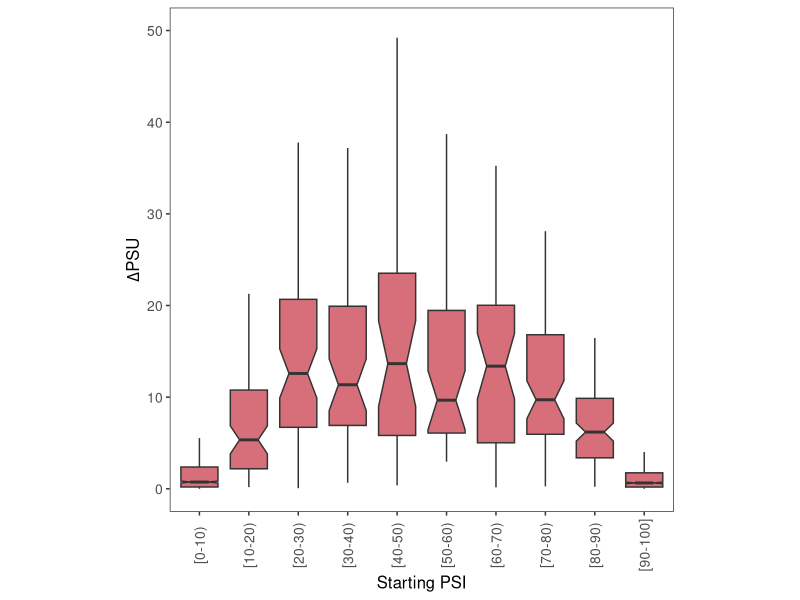
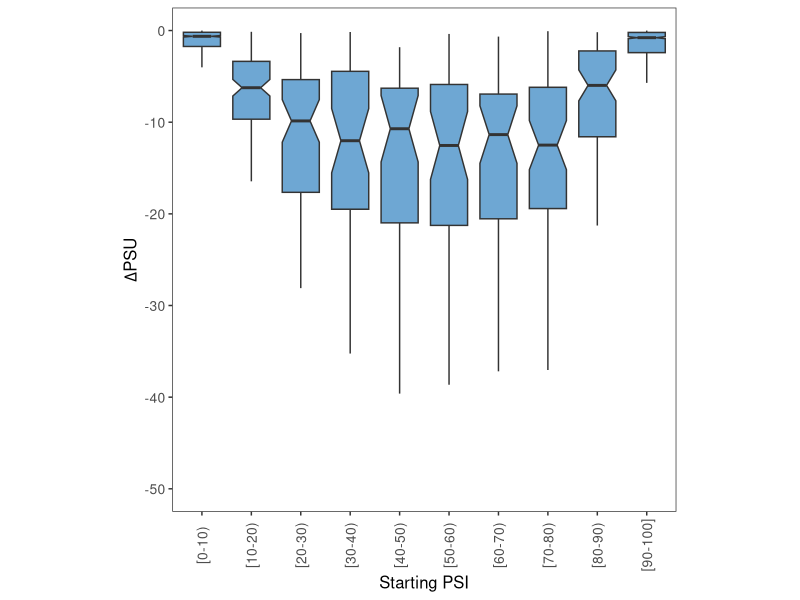
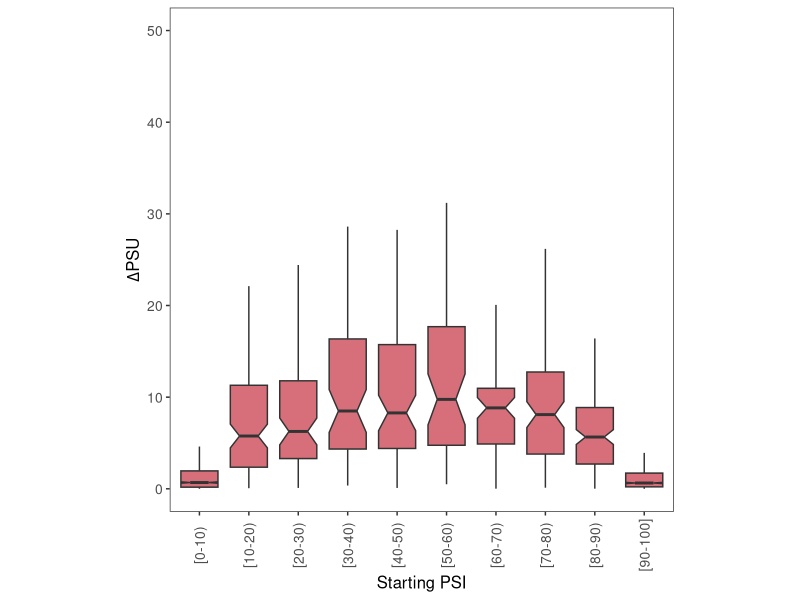
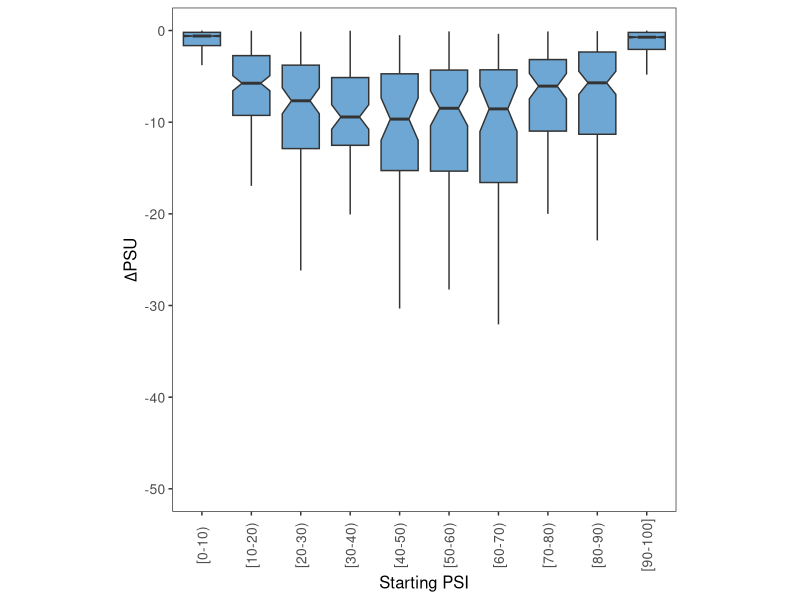

Recreate these plots in R, in order.

#################################
## Alternative 5' Splice Sites ##
#################################


Samples.Table <- read.table(file = "Data/Huvec_HepG2_TABLE_ALTD.txt",
                            sep = "\t",
                            header = TRUE)

# Calculate the mean PSU for all alternative splice site events in HepG2
Samples.Table$Mean.HepG2 <- apply(X = Samples.Table[,grep("^HepG2",
                                                          colnames(Samples.Table),
                                                          perl = T)],
                                  MARGIN = 1,
                                  FUN = function(x){
                                    psi.values <- as.numeric(x[c(TRUE, FALSE)])
                                    psi.qualities <- as.character(x[c(FALSE, TRUE)])
                                    
                                    values.to.use <- which(psi.qualities == "Pass")
                                    
                                    if (length(values.to.use) > 0){
                                      mean.psi <- mean(psi.values[values.to.use])
                                    } else {
                                      mean.psi <- NA
                                    }
                                    
                                    mean.psi
                                  })

# Calculate the mean PSU for all events in Huvec
Samples.Table$Mean.Huvec <- apply(X = Samples.Table[,grep("^Huvec",
                                                          colnames(Samples.Table),
                                                          perl = T)],
                                  MARGIN = 1,
                                  FUN = function(x){
                                    
                                    psi.values <- as.numeric(x[c(TRUE, FALSE)])
                                    psi.qualities <- as.character(x[c(FALSE, TRUE)])
                                    
                                    values.to.use <- which(psi.qualities == "Pass")
                                    
                                    if (length(values.to.use) > 0){
                                      mean.psi <- mean(psi.values[values.to.use])
                                    } else {
                                      mean.psi <- NA
                                    }
                                    
                                    mean.psi
                                  })

Samples.Table$Huvec.Minus.HepG2 <- Samples.Table$Mean.Huvec - Samples.Table$Mean.HepG2


PSU.Down <- Samples.Table[which(Samples.Table$Huvec.Minus.HepG2 < 0),] 
PSU.Up <- Samples.Table[which(Samples.Table$Huvec.Minus.HepG2 > 0),] 


PSU.Up$Group <- findInterval(x = PSU.Up$Mean.HepG2,
                             vec = seq(0,100,10),
                             rightmost.closed = T)
PSU.Up$Group <- factor(PSU.Up $Group,
                       levels = 1:10)

PSU.Down$Group <- findInterval(x = PSU.Down$Mean.HepG2,
                               vec = seq(0,100,10),
                               rightmost.closed = T)
PSU.Down$Group <- factor(PSU.Down$Group,
                         levels = 1:10)


# library for plotting stuff
library(ggplot2)

###############################################################
# PLOT
#

ggplot(data = PSU.Up, mapping = aes(x = Group,
                                    y = Huvec.Minus.HepG2)) +
  geom_boxplot(outlier.shape = NA,
               notch = T,
               fill = "#D66F79") +
  theme_bw() +
  theme(panel.grid.major = element_blank(),
        panel.grid.minor = element_blank(),
        legend.position = "none",
        aspect.ratio = 1,
        axis.text.x = element_text(size = 10,
                                   angle = 90,
                                   vjust = 0.5),
        axis.text.y = element_text(size = 10),
        axis.title.x = element_text(size = 12),
        axis.title.y = element_text(size = 12)) +
  coord_cartesian(ylim = c(0,50)) + 
  ylab(expression(Delta*PSU)) +
  xlab("Starting PSI") +
  scale_x_discrete(labels = c("1" = "[0-10)",
                              "2" = "[10-20)",
                              "3" = "[20-30)",
                              "4" = "[30-40)",
                              "5" = "[40-50)",
                              "6" = "[50-60)",
                              "7" = "[60-70)",
                              "8" = "[70-80)",
                              "9" = "[80-90)",
                              "10" = "[90-100]"))

#
#
###############################################################


###############################################################
# PLOT
#

ggplot(data = PSU.Down,
       mapping = aes(x = Group,
                     y = Huvec.Minus.HepG2)) +
  geom_boxplot(outlier.shape = NA,
               notch = T,
               fill = "#6EA7D3") +
  theme_bw() +
  theme(panel.grid.major = element_blank(),
        panel.grid.minor = element_blank(),
        legend.position = "none",
        aspect.ratio = 1,
        axis.text.x = element_text(size = 10,
                                   angle = 90,
                                   vjust = 0.5),
        axis.text.y = element_text(size = 10),
        axis.title.x = element_text(size = 12),
        axis.title.y = element_text(size = 12)) +
  coord_cartesian(ylim = c(-50,0)) + 
  ylab(expression(Delta*PSU)) +
  xlab("Starting PSI") +
  scale_x_discrete(labels = c("1" = "[0-10)",
                              "2" = "[10-20)",
                              "3" = "[20-30)",
                              "4" = "[30-40)",
                              "5" = "[40-50)",
                              "6" = "[50-60)",
                              "7" = "[60-70)",
                              "8" = "[70-80)",
                              "9" = "[80-90)",
                              "10" = "[90-100]"))
#
#
###############################################################










#################################
## Alternative 3' Splice Sites ##
#################################


Samples.Table <- read.table(file = "Data/Huvec_HepG2_TABLE_ALTA.txt",
                            sep = "\t",
                            header = TRUE)

# Calculate the mean PSU for all alternative splice site events in HepG2
Samples.Table$Mean.HepG2 <- apply(X = Samples.Table[,grep("^HepG2",
                                                          colnames(Samples.Table),
                                                          perl = T)],
                                  MARGIN = 1,
                                  FUN = function(x){
                                    psi.values <- as.numeric(x[c(TRUE, FALSE)])
                                    psi.qualities <- as.character(x[c(FALSE, TRUE)])
                                    
                                    values.to.use <- which(psi.qualities == "Pass")
                                    
                                    if (length(values.to.use) > 0){
                                      mean.psi <- mean(psi.values[values.to.use])
                                    } else {
                                      mean.psi <- NA
                                    }
                                    
                                    mean.psi
                                  })

# Calculate the mean PSU for all events in Huvec
Samples.Table$Mean.Huvec <- apply(X = Samples.Table[,grep("^Huvec",
                                                          colnames(Samples.Table),
                                                          perl = T)],
                                  MARGIN = 1,
                                  FUN = function(x){
                                    
                                    psi.values <- as.numeric(x[c(TRUE, FALSE)])
                                    psi.qualities <- as.character(x[c(FALSE, TRUE)])
                                    
                                    values.to.use <- which(psi.qualities == "Pass")
                                    
                                    if (length(values.to.use) > 0){
                                      mean.psi <- mean(psi.values[values.to.use])
                                    } else {
                                      mean.psi <- NA
                                    }
                                    
                                    mean.psi
                                  })

Samples.Table$Huvec.Minus.HepG2 <- Samples.Table$Mean.Huvec - Samples.Table$Mean.HepG2


PSU.Down <- Samples.Table[which(Samples.Table$Huvec.Minus.HepG2 < 0),] 
PSU.Up <- Samples.Table[which(Samples.Table$Huvec.Minus.HepG2 > 0),] 


PSU.Up$Group <- findInterval(x = PSU.Up$Mean.HepG2,
                             vec = seq(0,100,10),
                             rightmost.closed = T)
PSU.Up$Group <- factor(PSU.Up $Group,
                       levels = 1:10)

PSU.Down$Group <- findInterval(x = PSU.Down$Mean.HepG2,
                               vec = seq(0,100,10),
                               rightmost.closed = T)
PSU.Down$Group <- factor(PSU.Down$Group,
                         levels = 1:10)


# library for plotting stuff
library(ggplot2)

###############################################################
# PLOT
#

ggplot(data = PSU.Up, mapping = aes(x = Group,
                                    y = Huvec.Minus.HepG2)) +
  geom_boxplot(outlier.shape = NA,
               notch = T,
               fill = "#D66F79") +
  theme_bw() +
  theme(panel.grid.major = element_blank(),
        panel.grid.minor = element_blank(),
        legend.position = "none",
        aspect.ratio = 1,
        axis.text.x = element_text(size = 10,
                                   angle = 90,
                                   vjust = 0.5),
        axis.text.y = element_text(size = 10),
        axis.title.x = element_text(size = 12),
        axis.title.y = element_text(size = 12)) +
  coord_cartesian(ylim = c(0,50)) + 
  ylab(expression(Delta*PSU)) +
  xlab("Starting PSI") +
  scale_x_discrete(labels = c("1" = "[0-10)",
                              "2" = "[10-20)",
                              "3" = "[20-30)",
                              "4" = "[30-40)",
                              "5" = "[40-50)",
                              "6" = "[50-60)",
                              "7" = "[60-70)",
                              "8" = "[70-80)",
                              "9" = "[80-90)",
                              "10" = "[90-100]"))

#
#
###############################################################


###############################################################
# PLOT
#

ggplot(data = PSU.Down,
       mapping = aes(x = Group,
                     y = Huvec.Minus.HepG2)) +
  geom_boxplot(outlier.shape = NA,
               notch = T,
               fill = "#6EA7D3") +
  theme_bw() +
  theme(panel.grid.major = element_blank(),
        panel.grid.minor = element_blank(),
        legend.position = "none",
        aspect.ratio = 1,
        axis.text.x = element_text(size = 10,
                                   angle = 90,
                                   vjust = 0.5),
        axis.text.y = element_text(size = 10),
        axis.title.x = element_text(size = 12),
        axis.title.y = element_text(size = 12)) +
  coord_cartesian(ylim = c(-50,0)) + 
  ylab(expression(Delta*PSU)) +
  xlab("Starting PSI") +
  scale_x_discrete(labels = c("1" = "[0-10)",
                              "2" = "[10-20)",
                              "3" = "[20-30)",
                              "4" = "[30-40)",
                              "5" = "[40-50)",
                              "6" = "[50-60)",
                              "7" = "[60-70)",
                              "8" = "[70-80)",
                              "9" = "[80-90)",
                              "10" = "[90-100]"))
#
#
###############################################################